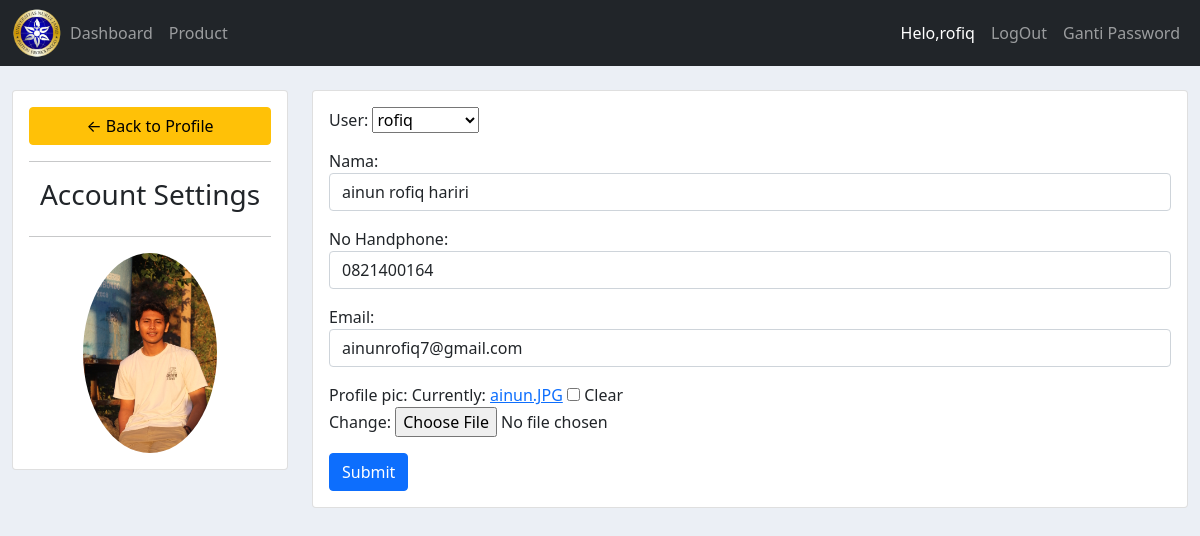
/account/ (signed in), run on the app's committed database.
### rofiq/models.py (models this page shows, shortened)
class Custumer(models.Model):
       user = models.OneToOneField(User, null=True, on_delete=models.CASCADE)
       name = models.CharField(max_length=200, blank=True, null=True)
       phone = models.CharField(max_length=200, blank=True, null=True)
       email = models.CharField(max_length=200, blank=True, null=True)
       date_created= models.DateTimeField(auto_now_add=True, null=True)
       profile_pic = models.ImageField(null=True, blank=True ,  upload_to='gambar')
       class Meta:
              verbose_name_plural = "Konsumen"

### rofiq/decorators.py (the view)
        def perubahan_halaman(request, *args, **kwargs):
            group = None
            if request.user.groups.exists():
                group = request.user.groups.all()[0].name
            if group in yang_diizinkan :
                return fungsi_awal(request, *args, **kwargs)
            else:
                return HttpResponse('<h2><center>Anda Tidak Dijikankan Ke Tampilan ini</center></h2>')

### rofiq/forms.py
class CustumerForm(ModelForm):
    class Meta:
        model = Custumer
        fields= '__all__'
        widgets = {
            'name': forms.TextInput(attrs={'class': 'form-control'}),
            'phone': forms.TextInput(attrs={'class': 'form-control'}),
            'email': forms.TextInput(attrs={'class': 'form-control'})
        }
        labels = {
            'name': 'Nama',
            'phone': 'No Handphone',
            'email': 'Email',
        }

### rofiq/views.py (called while the page is built)
@login_required(login_url='login')
@ijinkan_pengguna(yang_diizinkan=['custumer'])
def accountSetting(request):
    datacustumer = request.user.custumer
    form = CustumerForm(instance = datacustumer)
    if request.method == 'POST':
        form = CustumerForm(request.POST, request.FILES, instance=datacustumer)
        if form.is_valid:
            form.save()
    context = {
        'menu': 'settings',
        'formcus': form
    }
    return render(request, 'data/account_setting.html', context)

### rofiq/templates/data/account_setting.html (shortened to what this page needs)
{% extends "main.html" %}
{% load static %}
{% block content %}
<br />
<div class="container-fluid">
  <div class="row">
    <div class="col-md-3">
      <div class="card card-body">
        <a class="btn btn-warning" href="{% url 'home' %}">
          &#8592; Back to Profile
        </a>
        <hr />
        <h3 style="text-align: center">Account Settings</h3>
        <hr />
        <img class="profile-pic" src="{{request.user.custumer.profile_pic.url}}" />
      </div>
    </div>
    <div class="col-md-9">
      <div class="card card-body">
        <form method="POST" action="" enctype="multipart/form-data">
            {{ formcus.as_p }}
            <input class="btn btn-primary" type="submit" name="Update" />
        </form>
      </div>
    </div>
  </div>
</div>
{% endblock content %}

### templates/navbar.html (shortened to what this page needs)
{% load static %}
<nav class="navbar navbar-expand-lg navbar-dark bg-dark">
    <div class="container-fluid">
      <img src="{% static '/images/logo.png' %}" id="logo">
      <div class="collapse navbar-collapse" id="navbarSupportedContent">
        <ul class="navbar-nav me-auto mb-2 mb-lg-0">
          {% if request.user.is_staff %}
            <li class="nav-item">
              <a class="nav-link {% if menu == 'home' %} active {% endif %}" href="{% url 'home' %}">Dashboard</a>
            </li>
            <li class="nav-item">
              <a class="nav-link {% if menu == 'products' %} active {% endif %}" href="{% url 'products' %}">Product</a>
            </li>
            {% else %}
              {% if user.is_authenticated %}
                <a class="nav-link {% if menu == 'settings' %} active {% endif %}" href="{% url 'account-page' %}">Settings</a>
              {% endif %}
          {% endif %}
        </ul>
        <ul class="navbar-nav">
          {% if user.is_authenticated %}
            <li class="nav-item">
              <a class="nav-link active" href="#">Helo,{{ request.user }} </a>
            </li>
            <li class="nav-item">
              <a class="nav-link" href="{% url 'logout' %}">LogOut</a>
            </li>
            <li class="nav-item">
              <a class="nav-link" href="{% url 'password_change' %}">Ganti Password</a>
            </li>
          {% endif %}
        </ul>
      </div>
    </div>
  </nav>

### static/css/main.css (style rules this page uses)
#logo { width: 50px; }
body { background-color: #ebeff5; }

### rofiq/templates/data/account_setting.html (style rules this page uses)
.profile-pic { max-width: 200px; max-height: 200px; margin: 0 auto; border-radius: 50%; }

### data on the page
Custumer: user "rofiq", name "ainun rofiq hariri", phone "0821400164", email "ainunrofiq7@gmail.com"

### other printed values
{{ request.user }} "rofiq"
